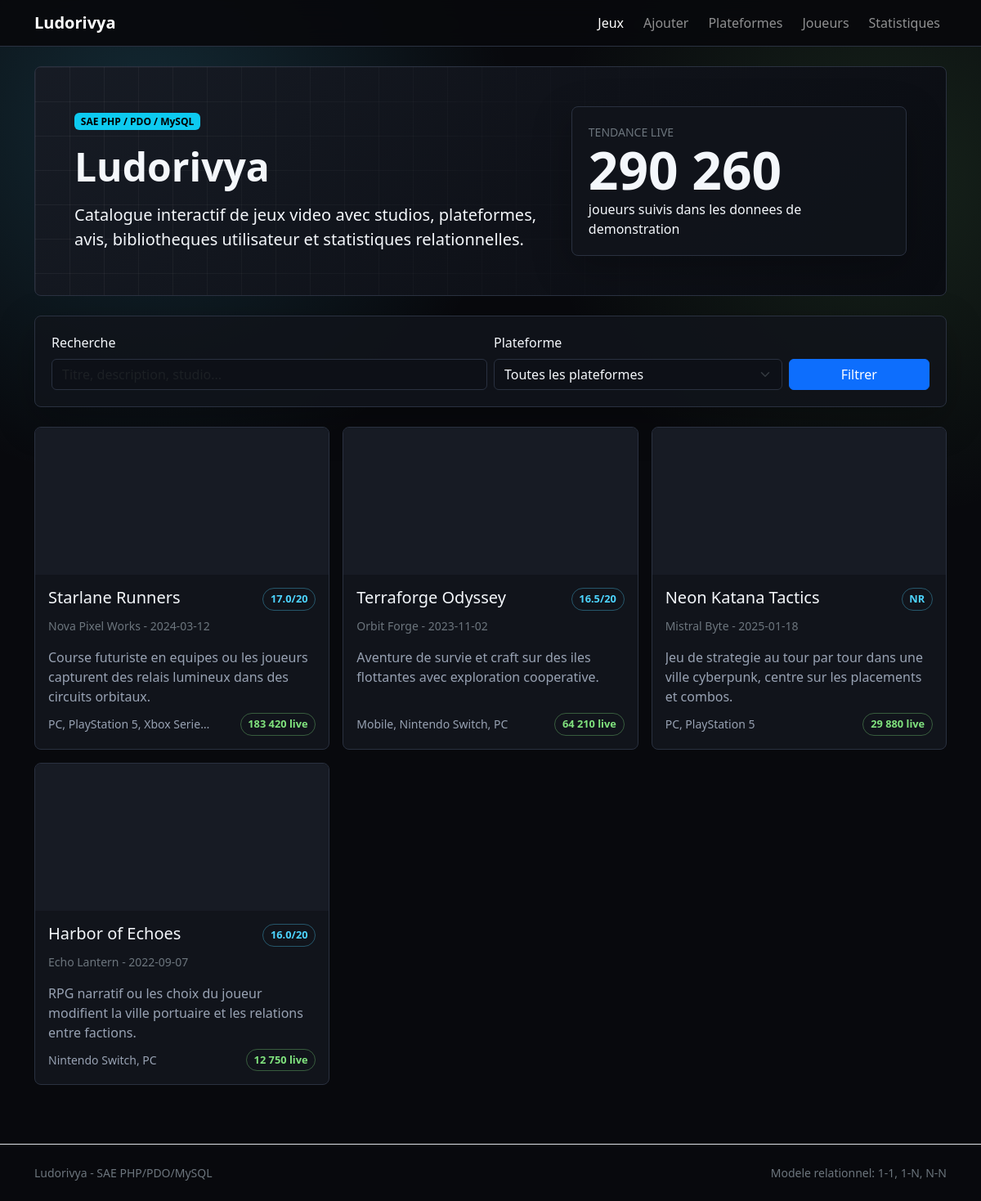
The page / on the database its author committed.
### tables this page shows
CREATE TABLE games (
    id INT UNSIGNED AUTO_INCREMENT PRIMARY KEY,
    studio_id INT UNSIGNED NOT NULL,
    slug VARCHAR(170) NOT NULL UNIQUE,
    title VARCHAR(150) NOT NULL,
    description TEXT NOT NULL,
    release_date DATE NOT NULL,
    age_rating TINYINT UNSIGNED NOT NULL,
    cover_url VARCHAR(500) NOT NULL,
    live_players INT UNSIGNED NOT NULL DEFAULT 0,
    created_at TIMESTAMP DEFAULT CURRENT_TIMESTAMP,
    CONSTRAINT chk_games_age_rating CHECK (age_rating BETWEEN 3 AND 18),
    CONSTRAINT fk_games_studio
        FOREIGN KEY (studio_id) REFERENCES studios(id)
        ON DELETE RESTRICT,
    INDEX idx_games_title (title),
    INDEX idx_games_release_date (release_date),
    INDEX idx_games_live_players (live_players)
);

CREATE TABLE studios (
    id INT UNSIGNED AUTO_INCREMENT PRIMARY KEY,
    name VARCHAR(120) NOT NULL UNIQUE,
    country VARCHAR(80) NOT NULL,
    founded_year SMALLINT UNSIGNED NULL,
    website VARCHAR(255) NULL,
    created_at TIMESTAMP DEFAULT CURRENT_TIMESTAMP
);

### public/index.php (the view, shortened to what this page needs)
<?php
require_once __DIR__ . '/../src/bootstrap.php';
$search = trim((string)($_GET['q'] ?? ''));
$conditions = [];
$params = [];
$where = $conditions === [] ? '' : 'WHERE ' . implode(' AND ', $conditions);
$sql = "
    SELECT
        g.id,
        g.title,
        g.description,
        g.release_date,
        g.cover_url,
        g.live_players,
        s.name AS studio_name,
        GROUP_CONCAT(DISTINCT p.name ORDER BY p.name SEPARATOR ', ') AS platform_names,
        ROUND(AVG(r.rating), 1) AS average_rating,
        COUNT(DISTINCT r.id) AS review_count
    FROM games g
    INNER JOIN studios s ON s.id = g.studio_id
    LEFT JOIN game_platforms gp ON gp.game_id = g.id
    LEFT JOIN platforms p ON p.id = gp.platform_id
    LEFT JOIN reviews r ON r.game_id = g.id
    $where
    GROUP BY g.id, g.title, g.description, g.release_date, g.cover_url, g.live_players, s.name
    ORDER BY g.live_players DESC, g.title ASC
";
$statement = $pdo->prepare($sql);
$statement->execute($params);
$games = $statement->fetchAll();
?>
<section class="hero mb-4">
    <div class="hero-grid"></div>
    <div class="row align-items-center g-4 position-relative">
        <div class="col-lg-7">
            <span class="badge text-bg-info mb-3">SAE PHP / PDO / MySQL</span>
            <h1 class="display-5 fw-bold mb-3">Ludorivya</h1>
            <p class="lead mb-0">Catalogue interactif de jeux video avec studios, plateformes, avis, bibliotheques utilisateur et statistiques relationnelles.</p>
        </div>
        <div class="col-lg-5">
            <div class="live-panel">
                <span class="small text-uppercase text-secondary">Tendance live</span>
                <strong><?= number_format(array_sum(array_column($games, 'live_players')), 0, ',', ' ') ?></strong>
                <span>joueurs suivis dans les donnees de demonstration</span>
            </div>
        </div>
    </div>
</section>
<section class="toolbar mb-4">
    <form class="row g-2 align-items-end" method="get" action="index.php" data-filter-form>
        <div class="col-md-6">
            <label for="q" class="form-label">Recherche</label>
            <input class="form-control" id="q" name="q" value="<?= e($search) ?>" placeholder="Titre, description, studio...">
        </div>
        <div class="col-md-4">
            <label for="platform" class="form-label">Plateforme</label>
            <select class="form-select" id="platform" name="platform">
                <option value="">Toutes les plateformes</option>
            </select>
        </div>
        <div class="col-md-2 d-grid">
            <button class="btn btn-primary" type="submit">Filtrer</button>
        </div>
    </form>
</section>
<section class="row g-3" aria-live="polite">
    <?php foreach ($games as $game): ?>
        <article class="col-md-6 col-xl-4">
            <a class="game-card" href="game.php?id=<?= (int)$game['id'] ?>">
                <div class="game-cover" style="background-image: url('<?= e($game['cover_url']) ?>')"></div>
                <div class="game-card-body">
                    <div class="d-flex justify-content-between gap-3">
                        <h2 class="h5 mb-1"><?= e($game['title']) ?></h2>
                        <span class="rating"><?= $game['average_rating'] !== null ? e((string)$game['average_rating']) . '/20' : 'NR' ?></span>
                    </div>
                    <p class="small text-secondary mb-2"><?= e($game['studio_name']) ?> - <?= e((string)$game['release_date']) ?></p>
                    <p class="description"><?= e($game['description']) ?></p>
                    <div class="d-flex justify-content-between gap-2 align-items-center">
                        <span class="platforms"><?= e($game['platform_names']) ?></span>
                        <span class="live-count"><?= number_format((int)$game['live_players'], 0, ',', ' ') ?> live</span>
                    </div>
                </div>
            </a>
        </article>
    <?php endforeach; ?>
</section>

### public/assets/css/styles.css (style rules this page uses)
:root { color-scheme: dark; --bg: #08090d; --panel: #11141b; --panel-strong: #171b24; --line: #2a3140; --text: #f4f7fb; --muted: #98a2b3; --cyan: #4dd4ff; --green: #80e27e; --amber: #ffce6a; --rose: #ff6b9a; }
body { min-height: 100vh; background: radial-gradient(circle at 15% 10%, rgba(77, 212, 255, 0.16), transparent 28rem), radial-gradient(circle at 90% 15%, rgba(128, 226, 126, 0.12), transparent 26rem), var(--bg); color: var(--text); }
a { color: inherit; }
.hero { position: relative; overflow: hidden; border: 1px solid var(--line); border-radius: 8px; padding: clamp(1.5rem, 4vw, 3rem); background: linear-gradient(135deg, rgba(23, 27, 36, 0.95), rgba(9, 11, 17, 0.95)); }
.hero-grid { position: absolute; inset: 0; background-image: linear-gradient(rgba(255, 255, 255, 0.05) 1px, transparent 1px), linear-gradient(90deg, rgba(255, 255, 255, 0.05) 1px, transparent 1px); background-size: 42px 42px; mask-image: linear-gradient(90deg, black, transparent 80%); }
.live-panel, .content-panel, .toolbar, .stat-card, .empty-state { border: 1px solid var(--line); border-radius: 8px; background: rgba(17, 20, 27, 0.88); box-shadow: 0 16px 48px rgba(0, 0, 0, 0.25); }
.live-panel { display: grid; gap: 0.25rem; padding: 1.25rem; }
.live-panel strong { font-size: clamp(2rem, 6vw, 4rem); line-height: 1; }
.toolbar, .content-panel, .empty-state { padding: 1.25rem; }
.form-control, .form-select { color: var(--text); background-color: #0d1017; border-color: var(--line); }
.game-card { display: grid; grid-template-rows: 180px 1fr; min-height: 100%; overflow: hidden; text-decoration: none; border: 1px solid var(--line); border-radius: 8px; background: var(--panel); transition: transform 160ms ease, border-color 160ms ease; }
.game-cover, .detail-cover { background-color: var(--panel-strong); background-position: center; background-size: cover; }
.game-card-body { display: grid; gap: 0.5rem; padding: 1rem; }
.description { display: -webkit-box; min-height: 4.5rem; margin: 0; overflow: hidden; color: var(--muted); -webkit-box-orient: vertical; -webkit-line-clamp: 3; }
.platforms { max-width: 62%; overflow: hidden; color: var(--muted); font-size: 0.875rem; text-overflow: ellipsis; white-space: nowrap; }
.rating, .live-count { display: inline-flex; align-items: center; min-width: fit-content; border: 1px solid rgba(77, 212, 255, 0.35); border-radius: 999px; padding: 0.2rem 0.55rem; color: var(--cyan); font-size: 0.8rem; font-weight: 700; }
.live-count { border-color: rgba(128, 226, 126, 0.35); color: var(--green); }

### rows shown on the page
games: title "Starlane Runners", average_rating "17.0", studio.name "Nova Pixel Works", release_date "2024-03-12", description "Course futuriste en equipes ou les joueurs capturent des relais lumineux dans des circuits orbitaux.", platform_names "PC, PlayStation 5, Xbox Serie…", live_players "183 420"
games: title "Terraforge Odyssey", average_rating "16.5", studio.name "Orbit Forge", release_date "2023-11-02", description "Aventure de survie et craft sur des iles flottantes avec exploration cooperative.", platform_names "Mobile, Nintendo Switch, PC", live_players "64 210"
games: title "Neon Katana Tactics", shows "NR", studio.name "Mistral Byte", release_date "2025-01-18", description "Jeu de strategie au tour par tour dans une ville cyberpunk, centre sur les placements et combos.", platform_names "PC, PlayStation 5", live_players "29 880"
games: title "Harbor of Echoes", average_rating "16.0", studio.name "Echo Lantern", release_date "2022-09-07", description "RPG narratif ou les choix du joueur modifient la ville portuaire et les relations entre factions.", platform_names "Nintendo Switch, PC", live_players "12 750"

### other values the page prints
array_sum(array_column($games, 'live_players')) "290 260"
